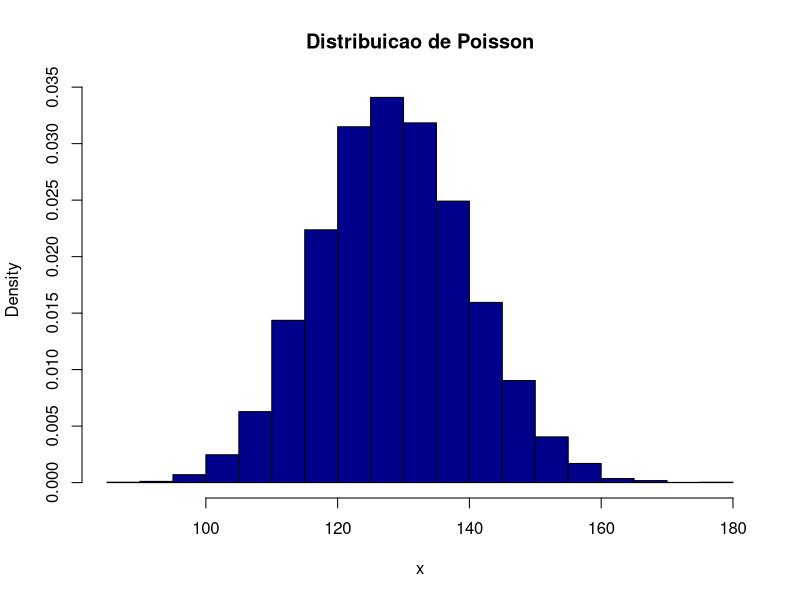

Reproduce this figure in R.
# Simulação da distribuição de poisson utilizando o métdo da transformação
# Aproxmação pela exponecial

# Gera numero aleatório poisson
p = function(l){
  s = 0
  i = 1
  
  u = runif(n = 1)
  s = s-log(u)
  
  while(s <= l){
    
    i =  i + 1
    u[i] = runif(n = 1)
    s = s-log(u[i])
    
  }
  return (i-1)
}

# Gera N numeros aleatórios poisson
poisson = function(n,lambda){
  
  x = 0
  for (i in 1:n){
    x[i] = p(l=lambda)
  }
  return(x)
}
set.seed(0)


x = poisson(n=11111,lambda = 20/0.155)


hist(x,probability = TRUE,
     col="darkblue",border = 'black',
     main="Distribuicao de Poisson")



